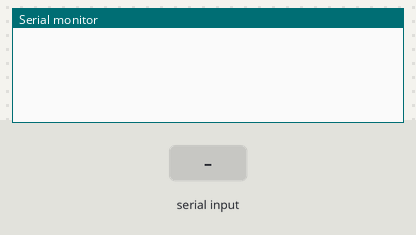
Simulated run of this sketch. Board: Arduino Uno, built for the host (arithmetic inside an expression is 32-bit, double 64-bit). On the bench: the last lines printed to the serial monitor. Inputs (shaded band) come from the test bench.

Above: at 1.9 s.
2.0 s: "?" received over Serial
At 2.4 s:
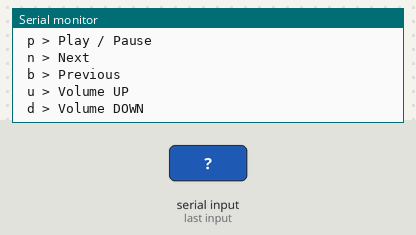
3.5 s: "?" received over the second serial link
At 4.4 s:
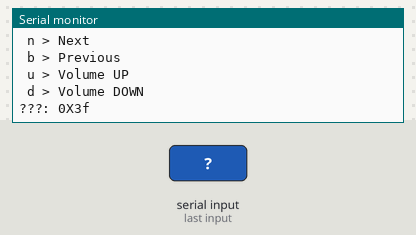
5.0 s: "p" received over Serial
At 5.6 s:
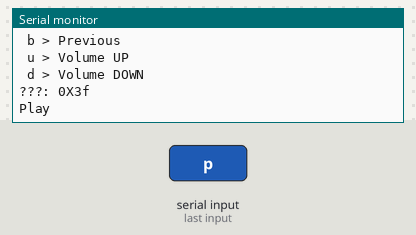
6.5 s: "h" received over the second serial link
At 7.6 s:
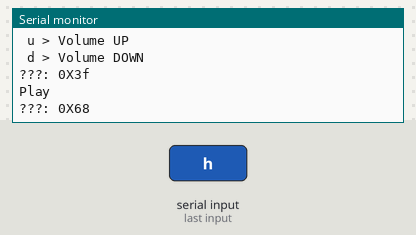
8.0 s: "n" received over Serial
At 8.9 s:
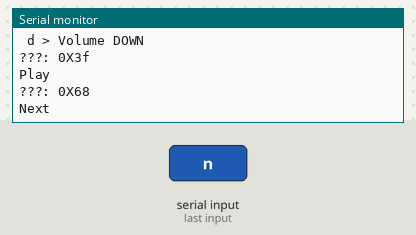
9.5 s: "n" received over the second serial link
At 10.4 s:
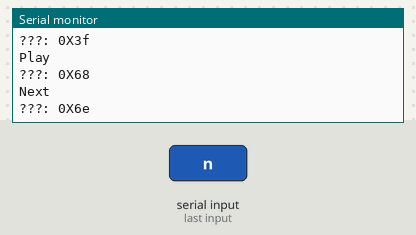

The sketch:

SolitudeVibration.ino
```cpp
/*
  Basic Solitude Vibration pattern
  Lorum Ipsum


// the setup function runs once when you press reset or power the board
void setup() {
  // initialize digital pin 13 as an output.
   pinMode(12, OUTPUT);
  pinMode(13, OUTPUT);

}

// the loop function runs over and over again forever
void loop() {
  digitalWrite(13, HIGH);   // turn the Vibration Motor on (HIGH is the voltage level)
  delay(10000);              // wait for a second
  digitalWrite(12, HIGH);    // turn the Vibration Motor off by making the voltage LOW
  delay(10000);              // wait for a second

    digitalWrite(13, LOW);   // turn the Vibration Motor on (HIGH is the voltage level)
  delay(100);              // wait for a second
  digitalWrite(12, LOW);    // turn the Vibration Motor off by making the voltage LOW
  delay(100);              // wait for a second
}
```

heartbeats.ino
```cpp
// the setup function runs once when you press reset or power the board
void setup() {
  // initialize digital pin 13 as an output.
   pinMode(12, OUTPUT);
  pinMode(13, OUTPUT);

}
// the loop function runs over and over again forever
void loop() {

//fast heartbeat
 //digitalWrite(12, HIGH);   // turn the Vibration Motor on (HIGH is the voltage level)
 // delay(100);              // wait for a second
 // digitalWrite(12, LOW);    // turn the Vibration Motor off by making the voltage LOW
 // delay(50);
 //  digitalWrite(12, HIGH);   // turn the Vibration Motor on (HIGH is the voltage level)
 // delay(100);              // wait for a second
 // digitalWrite(12, LOW);    // turn the Vibration Motor off by making the voltage LOW
 // delay(200);


//normal heartbeat
//digitalWrite(12, HIGH);   // turn the Vibration Motor on (HIGH is the voltage level)
//  delay(200);              // wait for a second
//  digitalWrite(12, LOW);    // turn the Vibration Motor off by making the voltage LOW
//  delay(100);
//   digitalWrite(12, HIGH);   // turn the Vibration Motor on (HIGH is the voltage level)
//  delay(200);              // wait for a second
//  digitalWrite(12, LOW);    // turn the Vibration Motor off by making the voltage LOW
//  delay(500);

//slow heartbeat
//digitalWrite(12, HIGH);   // turn the Vibration Motor on (HIGH is the voltage level)
//  delay(300);              // wait for a second
 // digitalWrite(12, LOW);    // turn the Vibration Motor off by making the voltage LOW
 // delay(200);
 //  digitalWrite(12, HIGH);   // turn the Vibration Motor on (HIGH is the voltage level)
  //delay(300);              // wait for a second
  //digitalWrite(12, LOW);    // turn the Vibration Motor off by making the voltage LOW
  //delay(800);
}
```

mp3player.ino
```cpp
/***********************************************************/
// Demo for the Serial MP3 Player Catalex (YX5300 chip)
// Hardware: Serial MP3 Player *1
// Board:  Arduino UNO
// http://www.dx.com/p/uart-control-serial-mp3-music-player-module-for-arduino-avr-arm-pic-blue-silver-342439#.VfHyobPh5z0
//
//
//


// Uncomment SoftwareSerial for Arduino Uno or Nano.

#include <SoftwareSerial.h>

#define ARDUINO_RX 5  //should connect to TX of the Serial MP3 Player module
#define ARDUINO_TX 6  //connect to RX of the module

SoftwareSerial mp3(ARDUINO_RX, ARDUINO_TX);
//#define mp3 Serial3    // Connect the MP3 Serial Player to the Arduino MEGA Serial3 (14 TX3 -> RX, 15 RX3 -> TX)

static int8_t Send_buf[8] = {0}; // Buffer for Send commands.  // BETTER LOCALLY
static uint8_t ansbuf[10] = {0}; // Buffer for the answers.    // BETTER LOCALLY

static int8_t pre_vol, volume = 0xe9; // Volume. 0-30 DEC values. 0x0f = 15.

String mp3Answer;           // Answer from the MP3.

boolean playing = false;    // Sending 'p' the module switch to Play to Pause or viceversa.

/************ Command byte **************************/
#define CMD_NEXT_SONG     0X01  // Play next song.
#define CMD_PREV_SONG     0X02  // Play previous song.
#define CMD_PLAY_W_INDEX  0X03
#define CMD_VOLUME_UP     0X04
#define CMD_VOLUME_DOWN   0X05
#define CMD_SET_VOLUME    0X06

#define CMD_SNG_CYCL_PLAY 0X08  // Single Cycle Play.
#define CMD_SEL_DEV       0X09
#define CMD_SLEEP_MODE    0X0A
#define CMD_WAKE_UP       0X0B
#define CMD_RESET         0X0C
#define CMD_PLAY          0X0D
#define CMD_PAUSE         0X0E
#define CMD_PLAY_FOLDER_FILE 0X0F

#define CMD_STOP_PLAY     0X16
#define CMD_FOLDER_CYCLE  0X17
#define CMD_SHUFFLE_PLAY  0x18 //
#define CMD_SET_SNGL_CYCL 0X19 // Set single cycle.

#define CMD_SET_DAC 0X1A
  #define DAC_ON  0X00
  #define DAC_OFF 0X01

#define CMD_PLAY_W_VOL    0X22
#define CMD_PLAYING_N     0x4C

/************ Opitons **************************/
#define DEV_TF            0X02
#define SINGLE_CYCLE_ON   0X00
#define SINGLE_CYCLE_OFF  0X01


/*********************************************************************/

void setup()
{
  Serial.begin(9600);
  mp3.begin(9600);
  delay(500);

        sendCommand(CMD_SEL_DEV, DEV_TF);
  delay(200);
//  sendCommand(CMD_PLAY_W_VOL, 0X0F28); // Playing a 15 (0x0F) Vol the song num 40 (0x28).
}


void loop()
{
 char c=' ';

  // If there a char on Serial call sendMP3Command to sendCommand
   if( Serial.available() )
    {
    c = Serial.read();
    sendMP3Command(c);
    }

  // Check for the answer.
  if (mp3.available())
  {
    Serial.println(decodeMP3Answer());
  }
  delay(100);
}


/********************************************************************************/
/*Function sendMP3Command: seek for a 'c' command and send it to MP3  */
/*Parameter: c. Code for the MP3 Command, 'h' for help.                                                                                                         */
/*Return:  void                                                                */

void sendMP3Command(char c){
    switch (c) {
    case '?':
    case 'h':
          Serial.println("HELP  ");
          Serial.println(" p > Play / Pause ");
          Serial.println(" n > Next");
          Serial.println(" b > Previous");
          Serial.println(" u > Volume UP");
          Serial.println(" d > Volume DOWN");
      break;


      case 'p':
          if(!playing){
            Serial.println("Play ");
            //sendCommand(CMD_PLAY_W_VOL, 0X0F01);//play the first song with volume 15 class
            sendCommand(CMD_PLAY, 0);
            playing = true;
          }else{
            Serial.println("Pause");
            sendCommand(CMD_PAUSE, 0);
             playing = false;
          }
      break;


      case 'n':
          Serial.println("Next");
          sendCommand(CMD_NEXT_SONG, 0);
          sendCommand(CMD_PLAYING_N, 0x0000); // ask for the number of file is playing
      break;


      case 'b':
          Serial.println("Previous");
          sendCommand(CMD_PREV_SONG, 0);
          sendCommand(CMD_PLAYING_N, 0x0000); // ask for the number of file is playing
      break;

      case 'u':
          Serial.println("Volume Up");
          sendCommand(CMD_VOLUME_UP, 0);
      break;

      case 'd':
          Serial.println("Volume Down");
          sendCommand(CMD_VOLUME_DOWN, 0);
      break;

    }
}


/********************************************************************************/
/*Function decodeMP3Answer: Decode MP3 answer.                                  */
/*Parameter:-void                                                               */
/*Return: The                                                  */

String decodeMP3Answer(){
  String decodedMP3Answer="";

      decodedMP3Answer+=sanswer();

    //  if (ansbuf[3] == 0x4C) // currently planying
    //  {
    //    decodedMP3Answer+=" -> Playing: "+String(ansbuf[6],DEC);
    //  }

     switch (ansbuf[3]) {
      case 0x3A:
         decodedMP3Answer+=" -> Memory card inserted.";
         break;

      case 0x3D:
         decodedMP3Answer+=" -> Completed play num "+String(ansbuf[6],DEC);
         break;

      case 0x4C:
         decodedMP3Answer+=" -> Playing: "+String(ansbuf[6],DEC);
         break;

      case 0x41:
         decodedMP3Answer+=" -> Data recived correctly. ";
         break;
     }

   return decodedMP3Answer;
 }


/********************************************************************************/
/*Function: Send command to the MP3                                         */
/*Parameter:-int8_t command                                                     */
/*Parameter:-int16_ dat  parameter for the command                              */

void sendCommand(int8_t command, int16_t dat)
{
  delay(20);
  Send_buf[0] = 0x7e;   //
  Send_buf[1] = 0xff;   //
  Send_buf[2] = 0x06;   // Len
  Send_buf[3] = command;//
  Send_buf[4] = 0x01;   // 0x00 NO, 0x01 feedback
  Send_buf[5] = (int8_t)(dat >> 8);  //datah
  Send_buf[6] = (int8_t)(dat);       //datal
  Send_buf[7] = 0xef;   //
  for(uint8_t i=0; i<8; i++)
  {
    mp3.write(Send_buf[i]) ;
  }

}


/********************************************************************************/
/*Function: sbyte2hex. Returns a byte data in HEX format.                 */
/*Parameter:- uint8_t b. Byte to convert to HEX.                                */
/*Return: String                                                                */


String sbyte2hex(uint8_t b)
{
  String shex;

  //Serial.print("0x");
  shex="0X";

  //if (b < 16) Serial.print("0");
  if (b < 16) shex+="0";
  //Serial.print(b, HEX);
  shex+=String(b,HEX);
  //Serial.print(" ");
  shex+=" ";
  return shex;
}


/********************************************************************************/
/*Function: sanswer. Returns a String answer from mp3 UART module.          */
/*Parameter:- uint8_t b. void.                                                  */
/*Return: String. If the answer is well formated answer.                        */

 String sanswer(void)
{
  uint8_t i = 0;
  String mp3answer="";

 // Get only 10 Bytes
 while(mp3.available() && (i < 10))
  {
    uint8_t b = mp3.read();
    ansbuf[i] = b;
    i++;

    //Serial.print(sbyte2hex(b));
    mp3answer+=sbyte2hex(b);
  }

  //Serial.println();

  // if the answer format is correct.
  if ((ansbuf[0] == 0x7E) && (ansbuf[9] == 0xEF))
  {
    //return true;
    return mp3answer;
  }

  //return false;
  return "???: "+mp3answer;
}
```

Measured:
- after the input at 2.0 s, the serial monitor: prints a new line at once (image 1)
- after the input at 3.5 s, the serial monitor: prints a new line after 0.05 s (image 2)
- after the input at 5.0 s, the serial monitor: prints a new line after 0.05 s (image 3)
- after the input at 6.5 s, the serial monitor: prints a new line after 0.08 s (image 4)
- after the input at 8.0 s, the serial monitor: prints a new line after 0.08 s (image 5)
- after the input at 9.5 s, the serial monitor: prints a new line at once (image 6)
